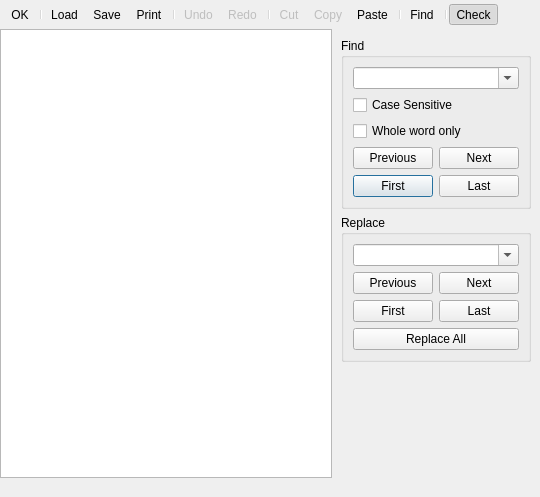
<?xml version="1.0" encoding="UTF-8"?>
<ui version="4.0">
 <class>CodeEditorDialog</class>
 <widget class="QDialog" name="CodeEditorDialog">
  <property name="geometry">
   <rect>
    <x>0</x>
    <y>0</y>
    <width>540</width>
    <height>497</height>
   </rect>
  </property>
  <property name="windowTitle">
   <string>Code Editor</string>
  </property>
  <property name="windowIcon">
   <iconset resource="../resources.qrc">
    <normaloff>:/qtgameengine/icons/script-file.png</normaloff>:/qtgameengine/icons/script-file.png</iconset>
  </property>
  <layout class="QVBoxLayout" name="verticalLayout" stretch="0,1">
   <property name="spacing">
    <number>0</number>
   </property>
   <property name="leftMargin">
    <number>0</number>
   </property>
   <property name="topMargin">
    <number>0</number>
   </property>
   <property name="rightMargin">
    <number>0</number>
   </property>
   <property name="bottomMargin">
    <number>0</number>
   </property>
   <item>
    <widget class="QToolBar" name="toolBar">
     <property name="windowTitle">
      <string>toolBar</string>
     </property>
     <property name="movable">
      <bool>false</bool>
     </property>
     <property name="iconSize">
      <size>
       <width>16</width>
       <height>16</height>
      </size>
     </property>
     <addaction name="actionOk"/>
     <addaction name="separator"/>
     <addaction name="actionLoad"/>
     <addaction name="actionSave"/>
     <addaction name="actionPrint"/>
     <addaction name="separator"/>
     <addaction name="actionUndo"/>
     <addaction name="actionRedo"/>
     <addaction name="separator"/>
     <addaction name="actionCut"/>
     <addaction name="actionCopy"/>
     <addaction name="actionPaste"/>
     <addaction name="separator"/>
     <addaction name="actionFind"/>
     <addaction name="separator"/>
     <addaction name="actionCheck"/>
    </widget>
   </item>
   <item>
    <layout class="QHBoxLayout" name="horizontalLayout" stretch="1,0">
     <item>
      <layout class="QVBoxLayout">
       <item>
        <widget class="CodeEditorWidget" name="codeEdit"/>
       </item>
       <item>
        <widget class="QStatusBar" name="statusbar">
         <property name="sizeGripEnabled">
          <bool>false</bool>
         </property>
        </widget>
       </item>
      </layout>
     </item>
     <item>
      <widget class="QWidget" name="widgetSearch" native="true">
       <property name="visible">
        <bool>false</bool>
       </property>
       <layout class="QVBoxLayout" name="verticalLayout_2" stretch="0,0,0">
        <item>
         <widget class="QGroupBox" name="groupBoxFind">
          <property name="title">
           <string>Find</string>
          </property>
          <layout class="QVBoxLayout" name="verticalLayout_3">
           <item>
            <widget class="QComboBox" name="comboBoxFind">
             <property name="editable">
              <bool>true</bool>
             </property>
            </widget>
           </item>
           <item>
            <widget class="QCheckBox" name="checkBoxCaseSensitive">
             <property name="text">
              <string>Case Sensitive</string>
             </property>
            </widget>
           </item>
           <item>
            <widget class="QCheckBox" name="checkBoxWholeWord">
             <property name="text">
              <string>Whole word only</string>
             </property>
            </widget>
           </item>
           <item>
            <layout class="QGridLayout" name="gridLayout">
             <item row="1" column="0">
              <widget class="QPushButton" name="pushButtonFindFirst">
               <property name="text">
                <string>First</string>
               </property>
              </widget>
             </item>
             <item row="0" column="0">
              <widget class="QPushButton" name="pushButtonFindPrev">
               <property name="text">
                <string>Previous</string>
               </property>
              </widget>
             </item>
             <item row="0" column="1">
              <widget class="QPushButton" name="pushButtonFindNext">
               <property name="text">
                <string>Next</string>
               </property>
              </widget>
             </item>
             <item row="1" column="1">
              <widget class="QPushButton" name="pushButtonFindLast">
               <property name="text">
                <string>Last</string>
               </property>
              </widget>
             </item>
            </layout>
           </item>
          </layout>
         </widget>
        </item>
        <item>
         <widget class="QGroupBox" name="groupBoxReplace">
          <property name="title">
           <string>Replace</string>
          </property>
          <layout class="QVBoxLayout" name="verticalLayout_4">
           <item>
            <widget class="QComboBox" name="comboBoxReplace">
             <property name="editable">
              <bool>true</bool>
             </property>
            </widget>
           </item>
           <item>
            <layout class="QGridLayout" name="gridLayout_2">
             <item row="1" column="0">
              <widget class="QPushButton" name="pushButtonReplaceFirst">
               <property name="text">
                <string>First</string>
               </property>
              </widget>
             </item>
             <item row="0" column="0">
              <widget class="QPushButton" name="pushButtonReplacePrevious">
               <property name="text">
                <string>Previous</string>
               </property>
              </widget>
             </item>
             <item row="0" column="1">
              <widget class="QPushButton" name="pushButtonReplaceNext">
               <property name="text">
                <string>Next</string>
               </property>
              </widget>
             </item>
             <item row="1" column="1">
              <widget class="QPushButton" name="pushButtonReplaceLast">
               <property name="text">
                <string>Last</string>
               </property>
              </widget>
             </item>
            </layout>
           </item>
           <item>
            <widget class="QPushButton" name="pushButtonReplaceAll">
             <property name="text">
              <string>Replace All</string>
             </property>
            </widget>
           </item>
          </layout>
         </widget>
        </item>
        <item>
         <spacer name="horizontalSpacer">
          <property name="orientation">
           <enum>Qt::Vertical</enum>
          </property>
          <property name="sizeHint" stdset="0">
           <size>
            <width>20</width>
            <height>40</height>
           </size>
          </property>
         </spacer>
        </item>
       </layout>
      </widget>
     </item>
    </layout>
   </item>
  </layout>
  <action name="actionOk">
   <property name="icon">
    <iconset resource="../resources.qrc">
     <normaloff>:/qtgameengine/icons/ok.png</normaloff>:/qtgameengine/icons/ok.png</iconset>
   </property>
   <property name="text">
    <string>OK</string>
   </property>
   <property name="toolTip">
    <string>OK, Save Changes</string>
   </property>
  </action>
  <action name="actionLoad">
   <property name="icon">
    <iconset resource="../resources.qrc">
     <normaloff>:/qtgameengine/icons/open.png</normaloff>:/qtgameengine/icons/open.png</iconset>
   </property>
   <property name="text">
    <string>Load</string>
   </property>
   <property name="toolTip">
    <string>Load the code from a text file</string>
   </property>
  </action>
  <action name="actionSave">
   <property name="icon">
    <iconset resource="../resources.qrc">
     <normaloff>:/qtgameengine/icons/save.png</normaloff>:/qtgameengine/icons/save.png</iconset>
   </property>
   <property name="text">
    <string>Save</string>
   </property>
   <property name="toolTip">
    <string>Save the code to a text file</string>
   </property>
  </action>
  <action name="actionPrint">
   <property name="icon">
    <iconset resource="../resources.qrc">
     <normaloff>:/qtgameengine/icons/print.png</normaloff>:/qtgameengine/icons/print.png</iconset>
   </property>
   <property name="text">
    <string>Print</string>
   </property>
   <property name="toolTip">
    <string>Print the code</string>
   </property>
  </action>
  <action name="actionUndo">
   <property name="enabled">
    <bool>false</bool>
   </property>
   <property name="icon">
    <iconset resource="../resources.qrc">
     <normaloff>:/qtgameengine/icons/undo.png</normaloff>:/qtgameengine/icons/undo.png</iconset>
   </property>
   <property name="text">
    <string>Undo</string>
   </property>
   <property name="toolTip">
    <string>Undo the last change</string>
   </property>
  </action>
  <action name="actionRedo">
   <property name="enabled">
    <bool>false</bool>
   </property>
   <property name="icon">
    <iconset resource="../resources.qrc">
     <normaloff>:/qtgameengine/icons/redo.png</normaloff>:/qtgameengine/icons/redo.png</iconset>
   </property>
   <property name="text">
    <string>Redo</string>
   </property>
   <property name="toolTip">
    <string>Redo the last undo</string>
   </property>
  </action>
  <action name="actionCut">
   <property name="enabled">
    <bool>false</bool>
   </property>
   <property name="icon">
    <iconset resource="../resources.qrc">
     <normaloff>:/qtgameengine/icons/cut.png</normaloff>:/qtgameengine/icons/cut.png</iconset>
   </property>
   <property name="text">
    <string>Cut</string>
   </property>
   <property name="toolTip">
    <string>Cut the selected text into clipboard</string>
   </property>
  </action>
  <action name="actionCopy">
   <property name="enabled">
    <bool>false</bool>
   </property>
   <property name="icon">
    <iconset resource="../resources.qrc">
     <normaloff>:/qtgameengine/icons/copy.png</normaloff>:/qtgameengine/icons/copy.png</iconset>
   </property>
   <property name="text">
    <string>Copy</string>
   </property>
   <property name="toolTip">
    <string>Copy the selected text to the clipboard</string>
   </property>
  </action>
  <action name="actionPaste">
   <property name="icon">
    <iconset resource="../resources.qrc">
     <normaloff>:/qtgameengine/icons/paste.png</normaloff>:/qtgameengine/icons/paste.png</iconset>
   </property>
   <property name="text">
    <string>Paste</string>
   </property>
   <property name="toolTip">
    <string>Paste the text from the clipboard</string>
   </property>
  </action>
  <action name="actionFind">
   <property name="checkable">
    <bool>true</bool>
   </property>
   <property name="checked">
    <bool>false</bool>
   </property>
   <property name="icon">
    <iconset resource="../resources.qrc">
     <normaloff>:/qtgameengine/icons/find.png</normaloff>:/qtgameengine/icons/find.png</iconset>
   </property>
   <property name="text">
    <string>Find</string>
   </property>
   <property name="toolTip">
    <string>Show the find and replace panel</string>
   </property>
  </action>
  <action name="actionCheck">
   <property name="checkable">
    <bool>true</bool>
   </property>
   <property name="checked">
    <bool>true</bool>
   </property>
   <property name="icon">
    <iconset resource="../resources.qrc">
     <normaloff>:/qtgameengine/icons/check.png</normaloff>:/qtgameengine/icons/check.png</iconset>
   </property>
   <property name="text">
    <string>Check</string>
   </property>
   <property name="toolTip">
    <string>Check the script for syntax errors</string>
   </property>
  </action>
 </widget>
 <customwidgets>
  <customwidget>
   <class>CodeEditorWidget</class>
   <extends>QPlainTextEdit</extends>
   <header>codeeditorwidget.h</header>
  </customwidget>
 </customwidgets>
 <resources>
  <include location="../resources.qrc"/>
 </resources>
 <connections>
  <connection>
   <sender>actionOk</sender>
   <signal>triggered()</signal>
   <receiver>CodeEditorDialog</receiver>
   <slot>accept()</slot>
   <hints>
    <hint type="sourcelabel">
     <x>-1</x>
     <y>-1</y>
    </hint>
    <hint type="destinationlabel">
     <x>269</x>
     <y>248</y>
    </hint>
   </hints>
  </connection>
  <connection>
   <sender>actionUndo</sender>
   <signal>triggered()</signal>
   <receiver>codeEdit</receiver>
   <slot>undo()</slot>
   <hints>
    <hint type="sourcelabel">
     <x>-1</x>
     <y>-1</y>
    </hint>
    <hint type="destinationlabel">
     <x>269</x>
     <y>263</y>
    </hint>
   </hints>
  </connection>
  <connection>
   <sender>actionRedo</sender>
   <signal>triggered()</signal>
   <receiver>codeEdit</receiver>
   <slot>redo()</slot>
   <hints>
    <hint type="sourcelabel">
     <x>-1</x>
     <y>-1</y>
    </hint>
    <hint type="destinationlabel">
     <x>269</x>
     <y>263</y>
    </hint>
   </hints>
  </connection>
  <connection>
   <sender>codeEdit</sender>
   <signal>undoAvailable(bool)</signal>
   <receiver>actionUndo</receiver>
   <slot>setEnabled(bool)</slot>
   <hints>
    <hint type="sourcelabel">
     <x>269</x>
     <y>263</y>
    </hint>
    <hint type="destinationlabel">
     <x>-1</x>
     <y>-1</y>
    </hint>
   </hints>
  </connection>
  <connection>
   <sender>codeEdit</sender>
   <signal>redoAvailable(bool)</signal>
   <receiver>actionRedo</receiver>
   <slot>setEnabled(bool)</slot>
   <hints>
    <hint type="sourcelabel">
     <x>269</x>
     <y>263</y>
    </hint>
    <hint type="destinationlabel">
     <x>-1</x>
     <y>-1</y>
    </hint>
   </hints>
  </connection>
  <connection>
   <sender>actionCut</sender>
   <signal>triggered()</signal>
   <receiver>codeEdit</receiver>
   <slot>cut()</slot>
   <hints>
    <hint type="sourcelabel">
     <x>-1</x>
     <y>-1</y>
    </hint>
    <hint type="destinationlabel">
     <x>269</x>
     <y>263</y>
    </hint>
   </hints>
  </connection>
  <connection>
   <sender>actionCopy</sender>
   <signal>triggered()</signal>
   <receiver>codeEdit</receiver>
   <slot>copy()</slot>
   <hints>
    <hint type="sourcelabel">
     <x>-1</x>
     <y>-1</y>
    </hint>
    <hint type="destinationlabel">
     <x>269</x>
     <y>263</y>
    </hint>
   </hints>
  </connection>
  <connection>
   <sender>actionPaste</sender>
   <signal>triggered()</signal>
   <receiver>codeEdit</receiver>
   <slot>paste()</slot>
   <hints>
    <hint type="sourcelabel">
     <x>-1</x>
     <y>-1</y>
    </hint>
    <hint type="destinationlabel">
     <x>269</x>
     <y>263</y>
    </hint>
   </hints>
  </connection>
  <connection>
   <sender>codeEdit</sender>
   <signal>copyAvailable(bool)</signal>
   <receiver>actionCut</receiver>
   <slot>setEnabled(bool)</slot>
   <hints>
    <hint type="sourcelabel">
     <x>269</x>
     <y>263</y>
    </hint>
    <hint type="destinationlabel">
     <x>-1</x>
     <y>-1</y>
    </hint>
   </hints>
  </connection>
  <connection>
   <sender>codeEdit</sender>
   <signal>copyAvailable(bool)</signal>
   <receiver>actionCopy</receiver>
   <slot>setEnabled(bool)</slot>
   <hints>
    <hint type="sourcelabel">
     <x>269</x>
     <y>263</y>
    </hint>
    <hint type="destinationlabel">
     <x>-1</x>
     <y>-1</y>
    </hint>
   </hints>
  </connection>
  <connection>
   <sender>actionFind</sender>
   <signal>toggled(bool)</signal>
   <receiver>widgetSearch</receiver>
   <slot>setVisible(bool)</slot>
   <hints>
    <hint type="sourcelabel">
     <x>-1</x>
     <y>-1</y>
    </hint>
    <hint type="destinationlabel">
     <x>499</x>
     <y>263</y>
    </hint>
   </hints>
  </connection>
 </connections>
</ui>
